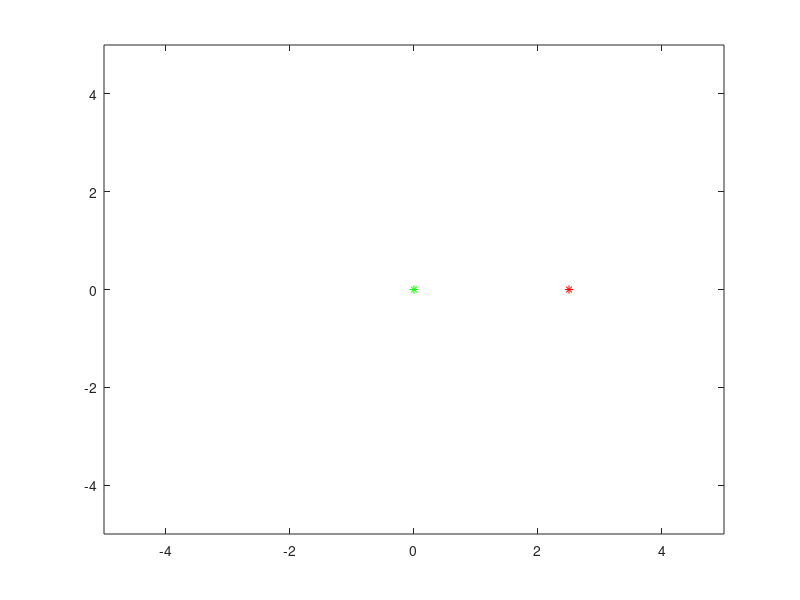

The MATLAB script that drew this image: (Note: this script raises an error after producing the figure.)
clear;clc;
%learns opponent behavior online and develops counterstrategy
%also solves game optimally to determine what benefit is received
%dynamics are single integrator with direct velocity input

nX=2; nU=nX; nV=nX;
A_tr=eye(nX);
B_tr=eye(nX);
Gammak=eye(nX);
Qdynpur=.01*eye(nX); %noise covariance of dynamics propagation
Qdyneva=.01*eye(nX);
Robspur=.01*eye(nX);
Robseva=.01*eye(nX);
Revastack=[Robseva zeros(nX,nX); Robseva zeros(nX,nX)];

nSim=10;

flagPlotAsGo=1;
flagUseDetm=1; %deterministic if ==1

MCL=1;

for iiMCL=1:MCL
    
    xPur=[0;0];
    xEva=[2.5;0];
    
    %pursuer uses greedy controls in repsonse
    Qfpur=.1*eye(nX);
    Rpur=.1*eye(nX);
    %initialize game state plot
    axisSet=[-5 5 -5 5];
    if flagPlotAsGo==1
        figure(1); clf;
        purPlot=plot(xPur(1),xPur(2),'g*');
        hold on
        evaPlot=plot(xEva(1),xEva(2),'r*');
        axis(axisSet);
    end
    
    %evader's true action
    Ktrue0=[.05 0;0 .15];
    Ktrue=zeros(nU,nX,nSim);
    for i=1:nSim
        Ktrue(:,:,i)=Ktrue0;
    end
    uMaxPur=.25;
    uMaxEva=.25;
    
    %stack [xEva;k1..kn] into one vector
    k1_0=.1; k2_0=.1;
    xe_K_estPur=[xEva;k1_0;k2_0];
    %e=xP-xE;
    
    %initial cov parameters
    P_PEeva=.1*eye(2*nX);
    P_Ppur=.1*eye(nX); %pursuer initial self-covariance
    P_EKpur=[.1*eye(nX) zeros(nX,nX); zeros(nX,nX) 1*eye(nX)];
    
    xPpurStore=zeros(nX,nSim+1);
    xEpurStore=zeros(nX,nSim+1);
    xPtrueStore=zeros(nX,nSim+1);
    xEtrueStore=zeros(nX,nSim+1);
    xPpurStore(:,1)=xPur; xEpurStore(:,1)=xEva;
    xPtrueStore(:,1)=xPur; xEtrueStore(:,1)=xEva;
    KvalStore=zeros(nX,nSim+1);
    KvalStore(:,1)=[k1_0;k2_0];
    
    for i=1:nSim
        
        if i==1
            xPpur=xPur;
            xEpur=xEva;
            xPeva=xPur;
            xEeva=xEva;
            xPEeva=[xPur;xEva];
        else
            xPpur=xPpur;
            xEpur=xe_K_estPur(1:nX);
            xPeva=xPEeva(1:nX);
            xEeva=xPEeva(nX+1:2*nX);
        end
        
        %pursuer estimates evader action based on mean estimates for Kmat
        Kmat=diag(xe_K_estPur(nX+1:2*nX));
        uPur0=zeros(nU,1);
        JJ=@(u) [A_tr*xPur+B_tr*u-(A_tr*xEva-B_tr*Kmat*(xPpur-xEpur))]'*Qfpur*...
            [A_tr*xPur+B_tr*u-(A_tr*xEva-B_tr*Kmat*(xPpur-xEpur))]+u'*Rpur*u;
        uPunsat=fminsearch(JJ,uPur0)
        uP=vectorSaturationF(uPunsat,0,uMaxPur)
        
        %evader true behavior
        uE=-vectorSaturationF(Ktrue(:,:,i)*(xPeva-xEeva),0,uMaxEva);
        
        %dynamics propagation
        if flagUseDetm==1
            nP=zeros(nV,1);
            nE=zeros(nV,1);
        else
            nP=chol(Qdynpur)*randn(nV,1);
            nE=chol(Qdyneva)*randn(nV,1);
        end
        xPur=A_tr*xPur+B_tr*uP+Gammak*nP;
        xEva=A_tr*xEva+B_tr*uE+Gammak*nE;
        
        %generate observation vectors
        if flagUseDetm==1
            wPpur=zeros(nX,1);
            wEpur=zeros(nX,1);
            %wPEeva=zeros(2*nX,1);
        else
            wPpur=chol(Robspur)*randn(nX,1);
            wEpur=chol(Robspur)*randn(nX,1);
            %wPEpur=chol(Revastack)*randn(2*nX,1);
        end
        zPpur=xPur+wPpur;
        zEpur=xEva+wEpur;
        %zPEeva=[xPur;xEva]+wPEeva;
        
        %filters
        xPEeva=[xPur;xEva]; %assume that the evader (human player) does not
            %filter the game state.  Iffy model for human behavior.
        [xPpur,P_Ppur]=linearKFStep(xPpur,zPpur,A_tr,B_tr,Gammak,P_Ppur,Qdynpur,uP,eye(nX),Robspur);
        dynFun=@(xk) [A_tr*xk(1:nX)-B_tr*vectorSaturationF(diag(xk(nX+1:2*nX))*(xPeva-xk(1:nX)),0,uMaxEva);xk(nX+1:2*nX)];
        HH=zeros(nX,2*nX);
        [xe_K_estPur,P_EKpur]=sigmaPointFilterStep(xe_K_estPur,zEpur,dynFun,P_EKpur,HH,Robspur);
        
        %plotting
        if flagPlotAsGo==1
            pause(1);
            delete(purPlot); delete(evaPlot);
            purPlot=plot(xPur(1),xPur(2),'g*');
            hold on
            evaPlot=plot(xEva(1),xEva(2),'r*');
            axis(axisSet);
            legend(strcat('t=',num2str(i)));
        end
        
        %store data
        xPpurStore(:,i+1)=xPpur;
        xEpurStore(:,i+1)=xe_K_estPur(1:nX);
        xPtrueStore(:,i+1)=xPur;
        xEtrueStore(:,i+1)=xEva;
        KvalStore(:,i+1)=xe_K_estPur(nX+1:2*nX);
        
    end
    
    
end

% figure(2)
% plot(1:nSim+1,KvalStore(1,:),'r')
% hold on
% plot(1:nSim+1,KvalStore(2,:),'g')
% legend('k1','k2')






